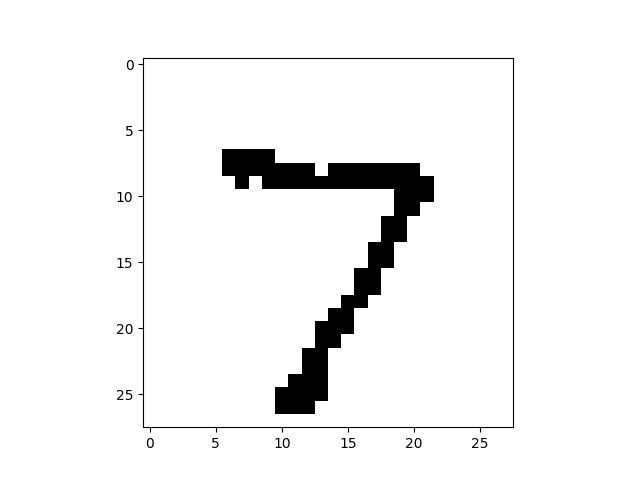

This chart was generated by the following Python code:
import tensorflow as tf
from tensorflow import keras
from tensorflow.keras import layers, Model
import numpy as np
import matplotlib.pyplot as plt

from BitLayer import BitNeurons


# load dataset
mnist = tf.keras.datasets.mnist
(x_train, y_train), (x_test, y_test) = mnist.load_data()

x_train = tf.keras.utils.normalize(x_train, axis=1)
x_test = tf.keras.utils.normalize(x_test, axis=1)

# reshape from (len, 28, 28) to (len, 28 * 28)
x_train = x_train.reshape(60000, 784)
x_test = x_test.reshape(10000, 784)

# round any values greater than 0.0 to be equal to 1.0 (bit input)
round_threshold = 0.3
x_train = np.ceil(x_train - round_threshold)
x_test = np.ceil(x_test - round_threshold)


# create model
class BitModel(Model):

    def __init__(self):
        super(BitModel, self).__init__()

        self.input_layer = BitNeurons(128)
        self.dense1 = layers.Dense(128, activation=tf.nn.relu)

        self.softmax = layers.Dense(10, activation=tf.nn.softmax)

    def call(self, x, is_training=False):
        x = self.input_layer(x)

        x = self.dense1(x)

        if not is_training:
            x = self.softmax(x)

        return x


model = BitModel()

# train model
model.compile(optimizer='adam', loss='sparse_categorical_crossentropy', metrics=['accuracy'])
model.fit(x_train, y_train, epochs=3)

# evaluate model
val_loss, val_acc = model.evaluate(x_test, y_test)
print("Loss: {}\nAccuracy: {}".format(val_loss, val_acc))

# evaluate prediction
predictions = model.predict(x_test)

print("Prediction: {}".format(np.argmax(predictions[0])))
plt.imshow(x_test[0].reshape(28, 28), cmap=plt.cm.binary)
plt.savefig('main.png')
#plt.show()